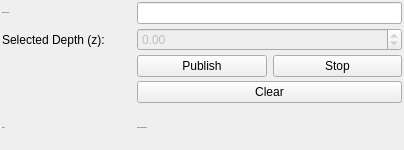
<?xml version="1.0" encoding="UTF-8"?>
<ui version="4.0">
 <class>coug_waypoints_config</class>
 <widget class="QWidget" name="coug_waypoints_config">
  <property name="geometry">
   <rect>
    <x>0</x>
    <y>0</y>
    <width>404</width>
    <height>150</height>
   </rect>
  </property>
  <property name="windowTitle">
   <string>Form</string>
  </property>
  <property name="styleSheet">
   <string notr="true"/>
  </property>
  <layout class="QGridLayout" name="gridLayout">
   <property name="leftMargin">
    <number>2</number>
   </property>
   <property name="topMargin">
    <number>2</number>
   </property>
   <property name="rightMargin">
    <number>2</number>
   </property>
   <property name="bottomMargin">
    <number>2</number>
   </property>
   <property name="verticalSpacing">
    <number>4</number>
   </property>
   <item row="0" column="1" colspan="2">
    <widget class="QLineEdit" name="topic"/>
   </item>
   <item row="4" column="1" colspan="2">
    <widget class="QLabel" name="status">
     <property name="font">
      <font>
       <pointsize>-1</pointsize>
      </font>
     </property>
     <property name="styleSheet">
      <string notr="true"/>
     </property>
     <property name="text">
      <string>Click to add waypoints</string>
     </property>
     <property name="wordWrap">
      <bool>true</bool>
     </property>
    </widget>
   </item>
   <item row="2" column="1">
    <widget class="QPushButton" name="publish">
     <property name="text">
      <string>Publish</string>
     </property>
    </widget>
   </item>
   <item row="2" column="2">
    <widget class="QPushButton" name="stop">
     <property name="text">
      <string>Stop</string>
     </property>
    </widget>
   </item>
   <item row="4" column="0">
    <widget class="QLabel" name="label_2">
     <property name="font">
      <font>
       <pointsize>-1</pointsize>
      </font>
     </property>
     <property name="text">
      <string>Status:</string>
     </property>
    </widget>
   </item>
   <item row="0" column="0">
    <widget class="QLabel" name="label_4">
     <property name="font">
      <font>
       <pointsize>-1</pointsize>
      </font>
     </property>
     <property name="text">
      <string>Waypoints Topic:</string>
     </property>
    </widget>
   </item>
   <item row="3" column="1" colspan="2">
    <widget class="QPushButton" name="clear">
     <property name="text">
      <string>Clear</string>
     </property>
    </widget>
   </item>
   <item row="1" column="0">
    <widget class="QLabel" name="label_selected">
     <property name="text">
      <string>Selected Depth (z):</string>
     </property>
    </widget>
   </item>
   <item row="1" column="1" colspan="2">
    <widget class="QDoubleSpinBox" name="depth_editor">
     <property name="enabled">
      <bool>false</bool>
     </property>
     <property name="decimals">
      <number>2</number>
     </property>
     <property name="minimum">
      <double>-9999.990000000000009</double>
     </property>
     <property name="maximum">
      <double>9999.990000000000009</double>
     </property>
    </widget>
   </item>
  </layout>
 </widget>
 <customwidgets>
  <customwidget>
   <class>mapviz::ColorButton</class>
   <extends>QPushButton</extends>
   <header location="global">mapviz/color_button.h</header>
  </customwidget>
 </customwidgets>
 <resources/>
 <connections/>
</ui>
